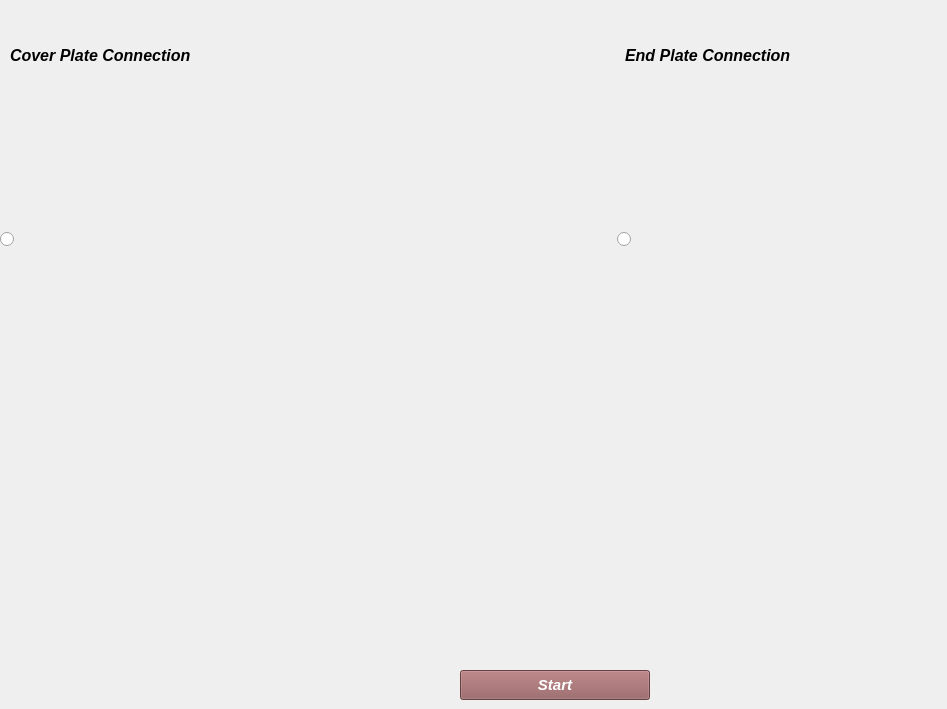
            <widget class="QWidget" name="tab_beamtobeam">
             <property name="font">
              <font>
               <italic>true</italic>
              </font>
             </property>
             <attribute name="title">
              <string>Beam To Beam</string>
             </attribute>
             <widget class="QPushButton" name="btn_start_2">
              <property name="geometry">
               <rect>
                <x>460</x>
                <y>670</y>
                <width>190</width>
                <height>30</height>
               </rect>
              </property>
              <property name="minimumSize">
               <size>
                <width>190</width>
                <height>30</height>
               </size>
              </property>
              <property name="maximumSize">
               <size>
                <width>190</width>
                <height>30</height>
               </size>
              </property>
              <property name="font">
               <font>
                <family>Arial</family>
                <pointsize>11</pointsize>
                <weight>75</weight>
                <bold>true</bold>
               </font>
              </property>
              <property name="focusPolicy">
               <enum>Qt::TabFocus</enum>
              </property>
              <property name="toolTip">
               <string>Enter</string>
              </property>
              <property name="styleSheet">
               <string notr="true">QPushButton::hover
{
   background-color: #d97f7f;
   color:#000000 ;
}

QPushButton
{
background-color: #925a5b;
color:#ffffff;
}</string>
              </property>
              <property name="text">
               <string>Start</string>
              </property>
              <property name="shortcut">
               <string>Return</string>
              </property>
              <property name="checkable">
               <bool>false</bool>
              </property>
              <property name="autoExclusive">
               <bool>false</bool>
              </property>
              <property name="autoDefault">
               <bool>true</bool>
              </property>
             </widget>
             <widget class="QRadioButton" name="rdbtn_endplate_ext">
              <property name="geometry">
               <rect>
                <x>617</x>
                <y>84</y>
                <width>321</width>
                <height>311</height>
               </rect>
              </property>
              <property name="font">
               <font>
                <family>Arial</family>
                <pointsize>12</pointsize>
               </font>
              </property>
              <property name="layoutDirection">
               <enum>Qt::LeftToRight</enum>
              </property>
              <property name="text">
               <string/>
              </property>
              <property name="icon">
               <iconset resource="ResourceFiles/osdagMainPageIcons.qrc">
                <normaloff>:/newPrefix/images/extended.png</normaloff>:/newPrefix/images/extended.png</iconset>
              </property>
              <property name="iconSize">
               <size>
                <width>300</width>
                <height>300</height>
               </size>
              </property>
             </widget>
             <widget class="QLabel" name="label_7">
              <property name="geometry">
               <rect>
                <x>625</x>
                <y>40</y>
                <width>171</width>
                <height>31</height>
               </rect>
              </property>
              <property name="font">
               <font>
                <family>Arial</family>
                <pointsize>12</pointsize>
                <weight>75</weight>
                <bold>true</bold>
               </font>
              </property>
              <property name="text">
               <string>End Plate Connection</string>
              </property>
             </widget>
             <widget class="QLabel" name="label">
              <property name="geometry">
               <rect>
                <x>10</x>
                <y>30</y>
                <width>181</width>
                <height>51</height>
               </rect>
              </property>
              <property name="font">
               <font>
                <family>Arial</family>
                <pointsize>12</pointsize>
                <weight>75</weight>
                <bold>true</bold>
               </font>
              </property>
              <property name="text">
               <string>Cover Plate Connection</string>
              </property>
             </widget>
             <widget class="QRadioButton" name="rdbtn_coverplate">
              <property name="geometry">
               <rect>
                <x>0</x>
                <y>104</y>
                <width>328</width>
                <height>271</height>
               </rect>
              </property>
              <property name="font">
               <font>
                <family>Arial</family>
                <pointsize>12</pointsize>
               </font>
              </property>
              <property name="layoutDirection">
               <enum>Qt::LeftToRight</enum>
              </property>
              <property name="text">
               <string/>
              </property>
              <property name="icon">
               <iconset resource="ResourceFiles/osdagMainPageIcons.qrc">
                <normaloff>:/newPrefix/images/coverplate.png</normaloff>:/newPrefix/images/coverplate.png</iconset>
              </property>
              <property name="iconSize">
               <size>
                <width>300</width>
                <height>300</height>
               </size>
              </property>
             </widget>
            </widget>
